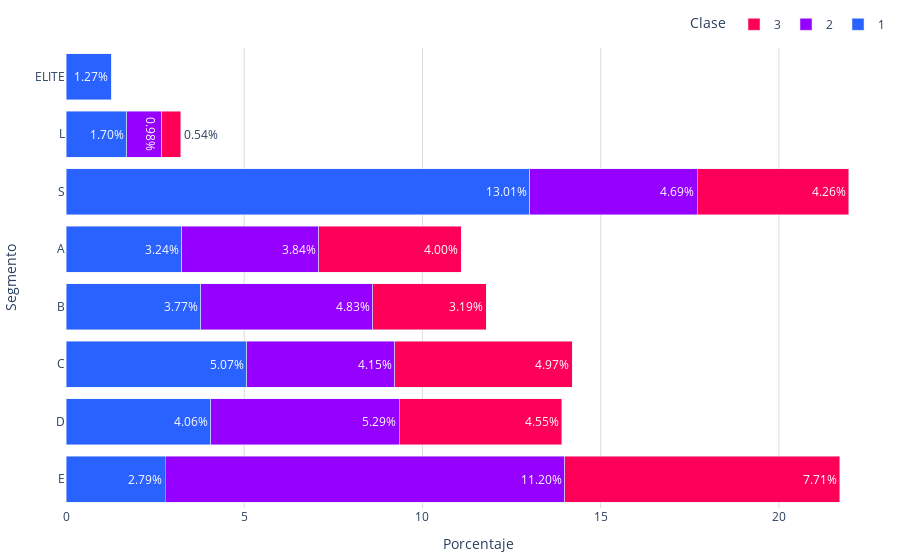

Here is the notebook cell this chart was saved with:
### Markdown cell above
## Gráfica

### Code cell
segmentos = list(porcentajes_clase_ordenado.index)
segmentos_sorted = ['E','D','C','B','A','S','L','ELITE']  # Orden deseado 
clases = porcentajes_clase_ordenado.columns # Clases como etiquetas de las series de datos
clases = ['1', '2', '3']  # Clases en el orden deseado
# Asegúrate de que todos los segmentos mencionados estén en los datos con valor 0 si no existen
for segmento in segmentos_sorted:
    if segmento not in porcentajes_clase_ordenado.index:
        porcentajes_clase_ordenado.loc[segmento] = [0] * len(clases)

# Reordenar el DataFrame para seguir el orden deseado en `segmentos_sorted`
porcentajes_clase_ordenado = porcentajes_clase_ordenado.loc[segmentos_sorted]
colores = {
    '1': '#2962ff',
    '2': '#9500ff',
    '3': '#ff0059'
}
# Almacenar las barras de cada clase
barras = []
for clase in clases:
    barras.append(go.Bar(
        y=segmentos_sorted,  # Eje y: Segmentos
        x=porcentajes_clase_ordenado[clase],  # Eje x: Porcentajes de clase
        name=f'{clase}',  # Nombre de la serie de datos
        orientation='h',  # Orientación horizontal
        text=porcentajes_clase_ordenado[clase].apply(lambda x: f'{x:.2f}%'),  # Texto con los porcentajes
        textposition='auto',  # Posición automática del texto
        marker_color=colores[clase]   # Color de las barras
    ))

fig = go.Figure(data=barras)
fig.update_layout(
    yaxis=dict(
        title='Segmento', # Título del eje y        
    ),
    legend_title="Clase",
    barmode='stack',
    legend=dict(
        orientation='h',  # Orientación horizontal de la leyenda
        yanchor='bottom',  # Anclar al borde inferior
        y=1.02,  # Colocar la leyenda justo debajo del gráfico
        xanchor='right',
        x=1
    ),
    plot_bgcolor='rgba(0,0,0,0)',  # Color de fondo del gráfico      
    xaxis=dict(
        title='Porcentaje', # Título del eje x
        gridcolor='#dddcda', # Color de las líneas que dividen los rangos del eje Y
        gridwidth=1,
    ),  
    margin=dict(l=10, r=10, t=10, b=10)  # Ajusta los márgenes (left, right, top, bottom)
)

fig.show()

### Figure 1 — Plotly figure (JSON) as saved in the notebook; plotly's stock layout.template omitted (floating-point values rounded to 4 significant figures)
{"data": [{"marker": {"color": "#2962ff"}, "name": "1", "orientation": "h", "text": ["2.79%", "4.06%", "5.07%", "3.77%", "3.24%", "13.01%", "1.70%", "1.27%"], "textposition": "auto", "type": "bar", "x": [2.79, 4.061, 5.073, 3.774, 3.243, 13.01, 1.698, 1.275], "y": ["E", "D", "C", "B", "A", "S", "L", "ELITE"]}, {"marker": {"color": "#9500ff"}, "name": "2", "orientation": "h", "text": ["11.20%", "5.29%", "4.15%", "4.83%", "3.84%", "4.69%", "0.98%", "0.00%"], "textposition": "auto", "type": "bar", "x": [11.2, 5.292, 4.153, 4.829, 3.842, 4.694, 0.9841, 0], "y": ["E", "D", "C", "B", "A", "S", "L", "ELITE"]}, {"marker": {"color": "#ff0059"}, "name": "3", "orientation": "h", "text": ["7.71%", "4.55%", "4.97%", "3.19%", "4.00%", "4.26%", "0.54%", "0.00%"], "textposition": "auto", "type": "bar", "x": [7.714, 4.552, 4.974, 3.192, 4.001, 4.258, 0.5377, 0], "y": ["E", "D", "C", "B", "A", "S", "L", "ELITE"]}], "layout": {"barmode": "stack", "legend": {"orientation": "h", "title": {"text": "Clase"}, "x": 1, "xanchor": "right", "y": 1.02, "yanchor": "bottom"}, "margin": {"b": 10, "l": 10, "r": 10, "t": 10}, "plot_bgcolor": "rgba(0,0,0,0)", "xaxis": {"gridcolor": "#dddcda", "gridwidth": 1, "title": {"text": "Porcentaje"}}, "yaxis": {"title": {"text": "Segmento"}}}}
